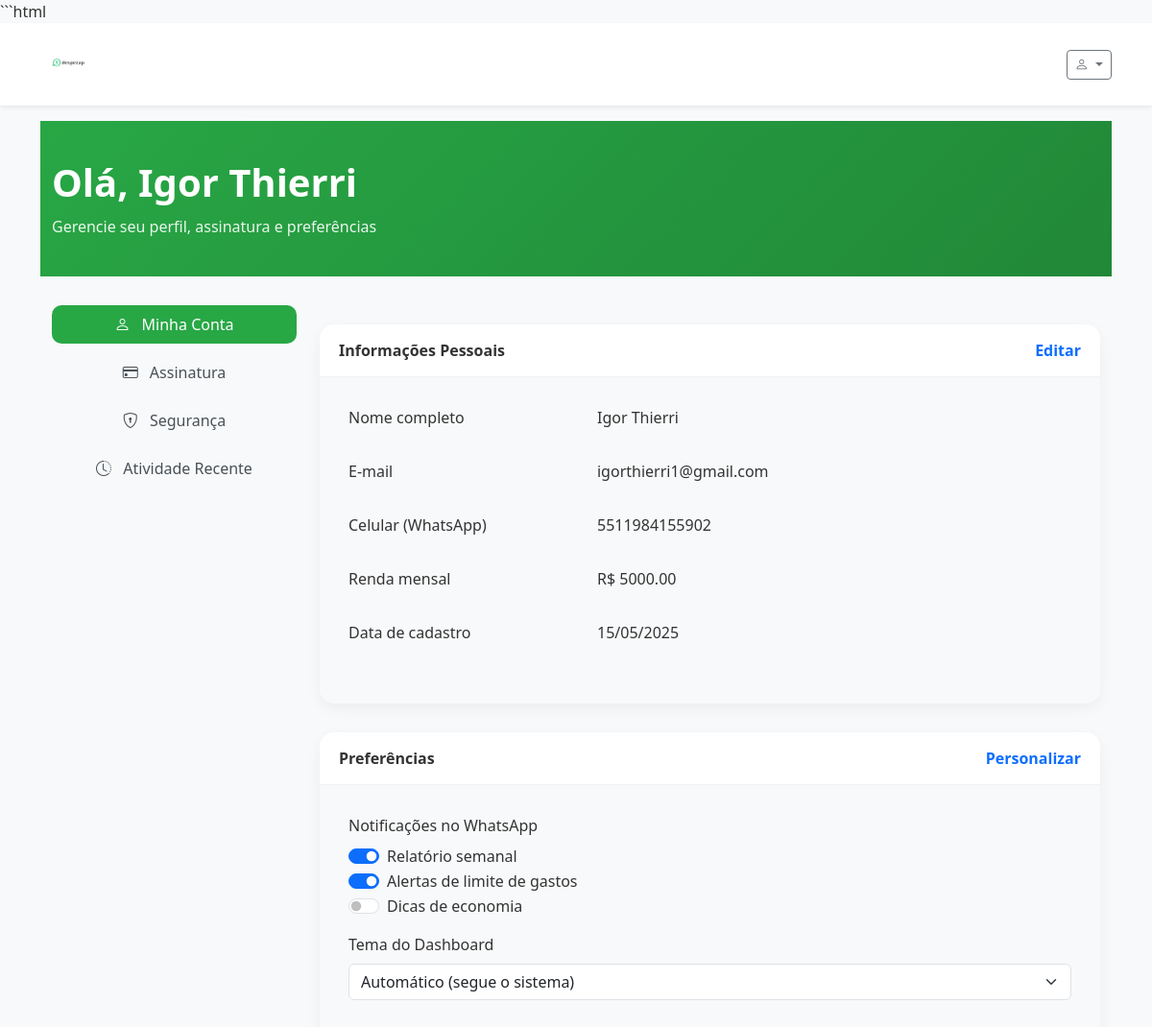
/perfil (signed in), run on the app's committed database.
### tables this page shows
CREATE TABLE usuarios (
        id INTEGER PRIMARY KEY AUTOINCREMENT,
        celular TEXT UNIQUE,
        nome TEXT,
        email TEXT UNIQUE,
        senha TEXT,
        data_criacao TEXT,
        ultimo_acesso TEXT,
        plano TEXT DEFAULT 'gratuito',
        data_assinatura TEXT,
        data_vencimento TEXT,
        ativo INTEGER DEFAULT 1
    , origem text, cupom text, renda REAL, admin INTEGER DEFAULT 0, origens TEXT);

### rotas/web_rotas.py (the view)
@web_bp.route('/perfil', methods=['GET'])
@login_required
def perfil():
    from config import Config
    usuario_id = session.get('usuario_id')
    usuario_model = Usuario(Config.DATABASE)
    usuario = usuario_model.buscar_por_id(usuario_id)
    if not usuario:
        flash('Usuário não encontrado.', 'error')
        return redirect(url_for('web.logout'))
    if usuario.get('data_criacao'):
        data_criacao = datetime.strptime(usuario['data_criacao'], "%Y-%m-%d %H:%M:%S")
        usuario['data_criacao'] = data_criacao.strftime("%d/%m/%Y")
    return render_template(
        'perfil.html',
        app_name=Config.APP_NAME,
        usuario=usuario
    )

### app.py (called while the page is built)
@app.context_processor
def inject_today():
    return {'today': datetime.now()}

### database/models.py (called while the page is built)
    def buscar_por_id(self, usuario_id):
        self.criar_tabela()
        conn = sqlite3.connect(self.db_path)
        conn.row_factory = sqlite3.Row
        cursor = conn.cursor()
        cursor.execute("SELECT * FROM usuarios WHERE id = ?", (usuario_id,))
        usuario = cursor.fetchone()
        conn.close()
        return dict(usuario) if usuario else None

### rotas/web_rotas.py (called while the page is built)
def login_required(f):
    @wraps(f)
    def decorated_function(*args, **kwargs):
        if 'usuario_id' not in session:
            return redirect(url_for('web.login', next=request.url))
        return f(*args, **kwargs)
    return decorated_function

### templates/perfil.html (shortened to what this page needs)
{% extends 'base.html' %}
{% block content %}
<div class="profile-header">
    <div class="container">
        <h1>Olá, {{ usuario.nome }}</h1>
        <p>Gerencie seu perfil, assinatura e preferências</p>
    </div>
</div>
<div class="container">
    <div class="row">
        <div class="col-md-3">
            <div class="nav flex-column nav-pills" id="profile-tabs" role="tablist">
                <button class="nav-link active" id="account-tab" data-bs-toggle="pill" data-bs-target="#account" type="button" role="tab">
                    <i class="bi bi-person me-2"></i> Minha Conta
                </button>
                <button class="nav-link" id="subscription-tab" data-bs-toggle="pill" data-bs-target="#subscription" type="button" role="tab">
                    <i class="bi bi-credit-card me-2"></i> Assinatura
                </button>
                <button class="nav-link" id="security-tab" data-bs-toggle="pill" data-bs-target="#security" type="button" role="tab">
                    <i class="bi bi-shield-lock me-2"></i> Segurança
                </button>
                <button class="nav-link" id="activity-tab" data-bs-toggle="pill" data-bs-target="#activity" type="button" role="tab">
                    <i class="bi bi-clock-history me-2"></i> Atividade Recente
                </button>
            </div>
        </div>
        <div class="col-md-9">
            <div class="tab-content" id="profile-tabsContent">
                <div class="tab-pane fade show active" id="account" role="tabpanel" aria-labelledby="account-tab">
                    <div class="profile-card">
                        <div class="card-header">
                            <span>Informações Pessoais</span>
                            <a href="#" class="text-decoration-none" id="btn-editar-perfil">Editar</a>
                        </div>
                        <div class="card-body">
                            <div id="perfil-info">
                                <div class="row mb-3">
                                    <div class="col-md-4">
                                        <p class="form-label">Nome completo</p>
                                    </div>
                                    <div class="col-md-8">
                                        <p>{{ usuario.nome }}</p>
                                    </div>
                                </div>
                                <div class="row mb-3">
                                    <div class="col-md-4">
                                        <p class="form-label">E-mail</p>
                                    </div>
                                    <div class="col-md-8">
                                        <p>{{ usuario.email }}</p>
                                    </div>
                                </div>
                                <div class="row mb-3">
                                    <div class="col-md-4">
                                        <p class="form-label">Celular (WhatsApp)</p>
                                    </div>
                                    <div class="col-md-8">
                                        <p>{{ usuario.celular }}</p>
                                    </div>
                                </div>
                                <div class="row mb-3">
                                    <div class="col-md-4">
                                        <p class="form-label">Renda mensal</p>
                                    </div>
                                    <div class="col-md-8">
                                        <p>{% if usuario.renda %}R$ {{ "%.2f"|format(usuario.renda) }}{% else %}Não informada{% endif %}</p>
                                    </div>
                                </div>
                                <div class="row mb-3">
                                    <div class="col-md-4">
                                        <p class="form-label">Data de cadastro</p>
                                    </div>
                                    <div class="col-md-8">
                                        <p>{{ usuario.data_criacao | default('01/01/2023') }}</p>
                                    </div>
                                </div>
                            </div>
                        </div>
                    </div>
                    <div class="profile-card">
                        <div class="card-header">
                            <span>Preferências</span>
                            <a href="#" class="text-decoration-none">Personalizar</a>
                        </div>
                        <div class="card-body">
                            <div class="mb-3">
                                <label class="form-label">Notificações no WhatsApp</label>
                                <div class="form-check form-switch">
                                    <input class="form-check-input" type="checkbox" id="notificacao-relatorio" checked>
                                    <label class="form-check-label" for="notificacao-relatorio">Relatório semanal</label>
                                </div>
                                <div class="form-check form-switch">
                                    <input class="form-check-input" type="checkbox" id="notificacao-limite" checked>
                                    <label class="form-check-label" for="notificacao-limite">Alertas de limite de gastos</label>
                                </div>
                                <div class="form-check form-switch">
                                    <input class="form-check-input" type="checkbox" id="notificacao-dicas">
                                    <label class="form-check-label" for="notificacao-dicas">Dicas de economia</label>
                                </div>
                            </div>
                            <div class="mb-3">
                                <label class="form-label">Tema do Dashboard</label>
                                <select class="form-select">
                                    <option selected>Automático (segue o sistema)</option>
                                </select>
                            </div>
                        </div>
                    </div>
                </div>
            </div>
        </div>
    </div>
</div>
{% endblock %}

### data on the page
usuarios: nome "Igor Thierri", email "igorthierri1@gmail.com", celular "5511984155902", renda "5000.00", data_criacao "15/05/2025"
